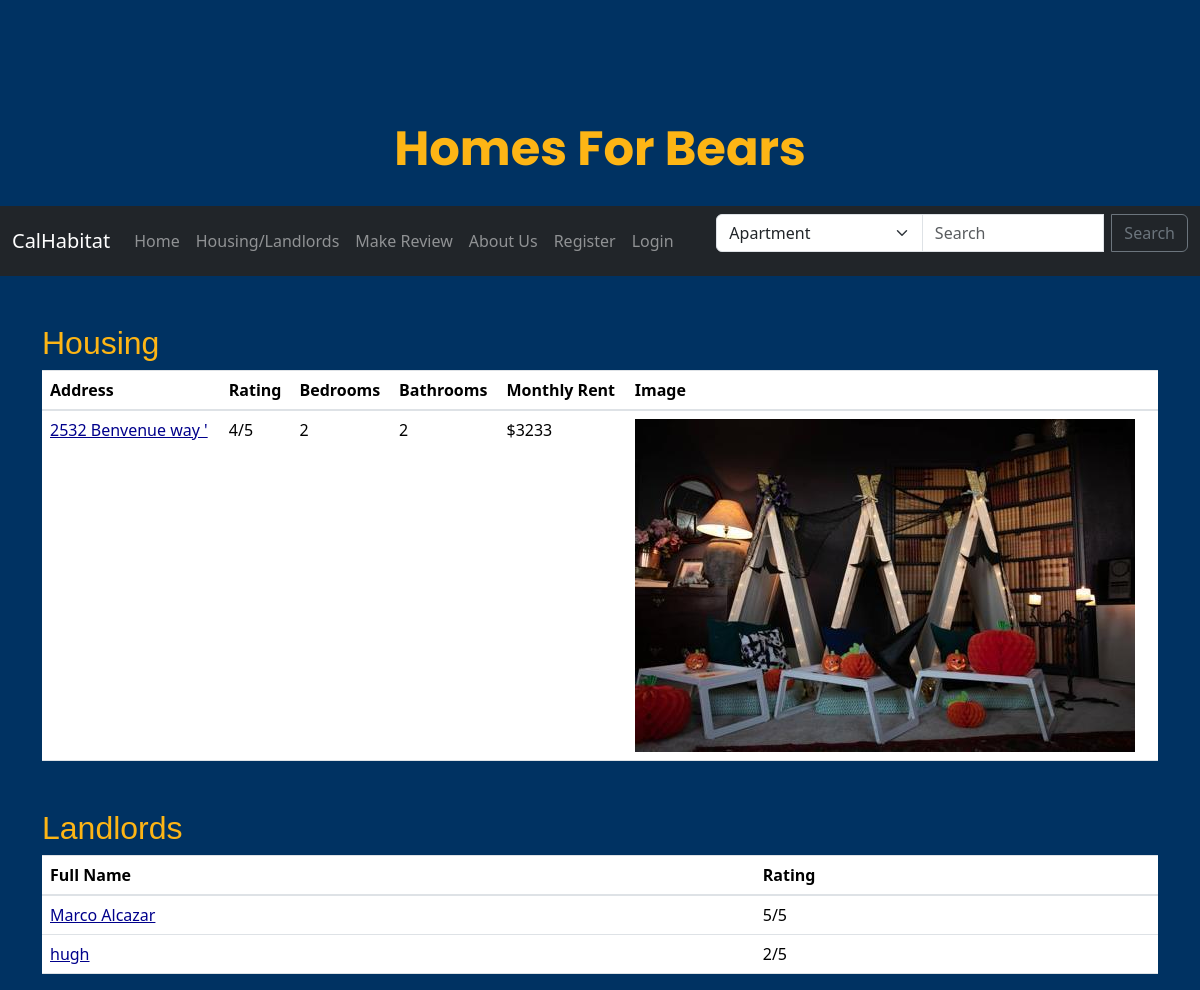
Page /apartmentss/ on the earlier database version.
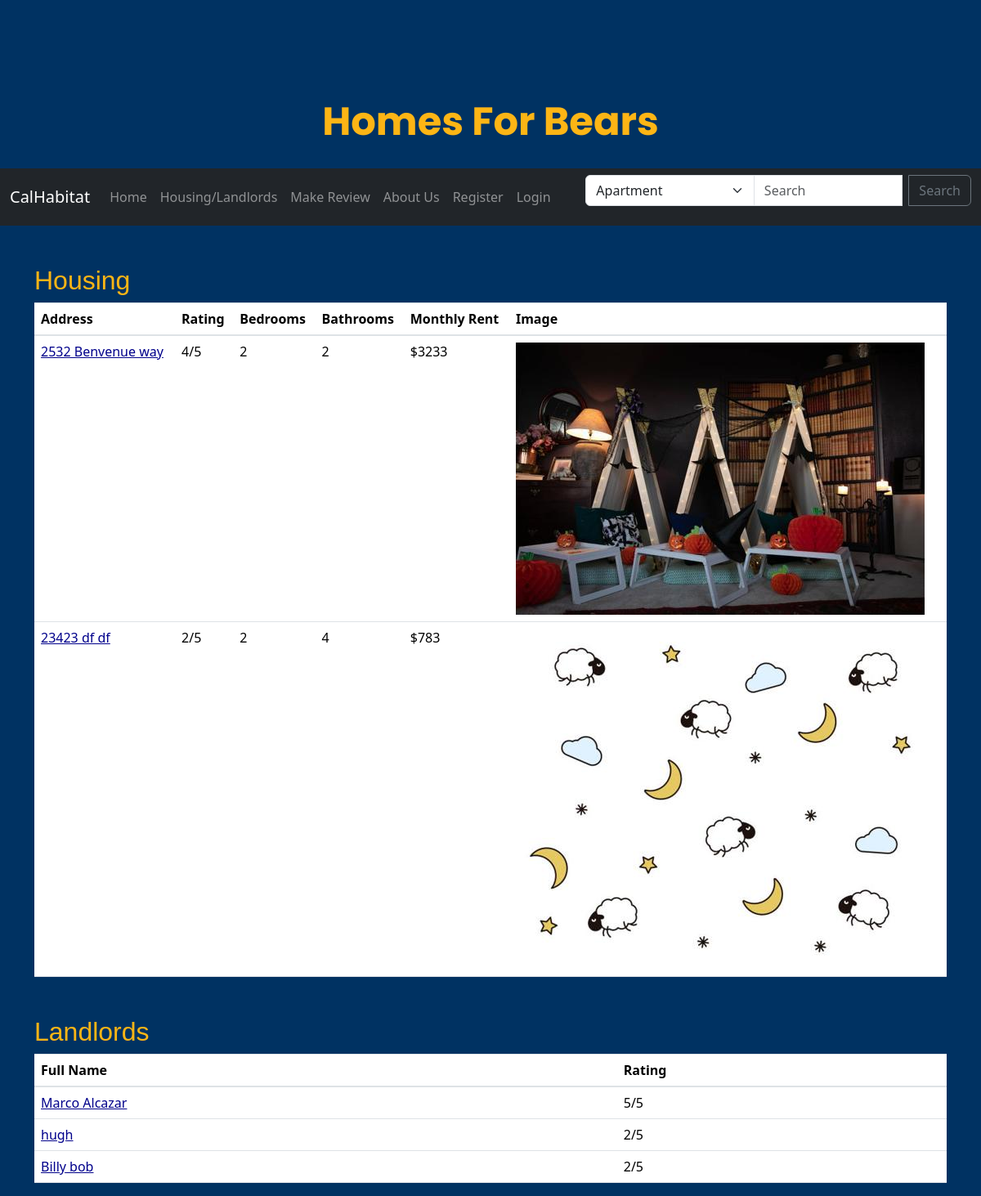
Same page on the later database version.
### myapp/models.py (models this page shows, shortened)
class Housing(models.Model):
    Address = models.CharField(max_length=50)
    Bedrooms = models.IntegerField(default="", validators=[MinValueValidator(1), MaxValueValidator(25)])
    Bathrooms = models.IntegerField(default="", validators=[MinValueValidator(1), MaxValueValidator(25)])
    Description = models.CharField(max_length=250, default="")
    Rating = models.IntegerField(default="", validators=[MinValueValidator(1), MaxValueValidator(5)])
    Price = models.IntegerField(default="", validators=[MinValueValidator(500), MaxValueValidator(50000)])
    LandLord = models.CharField(max_length=200, default="")
    housing_image = models.ImageField(null=True, blank=True, upload_to="images/")
    housing_image2 = models.ImageField(null=True, blank=True, upload_to="images/")
    housing_image3 = models.ImageField(null=True, blank=True, upload_to="images/")
    housing_image4 = models.ImageField(null=True, blank=True, upload_to="images/")
    housing_image5 = models.ImageField(null=True, blank=True, upload_to="images/")

class Landlord(models.Model):
    FullName= models.CharField(max_length = 60, default = "")
    Rating = models.IntegerField(default = "", validators=[MinValueValidator(1), MaxValueValidator(5)])
    Description = models.CharField(max_length = 250, default = "")

### myapp/views.py (the view)
# urls.py: path("apartmentss/", apartmentss.as_view(), name = "apartmentss"),
class apartmentss(ListView):
    template_name = 'myapp/apartmentss.html'
    model = Housing
    context_object_name = 'apartmentss'
    queryset = Housing.objects.all()
    def get_context_data(self, **kwargs):
        context = super().get_context_data(**kwargs)
        context['Landlords'] = Landlord.objects.all()  # Add queryset for landlords to the context
        return context

### myapp/templates/myapp/apartmentss.html (shortened to what this page needs)
<link rel="stylesheet" href="https://maxcdn.bootstrapcdn.com/bootstrap/4.5.2/css/bootstrap.min.css">
<link href="https://cdn.jsdelivr.net/npm/bootstrap@5.3.2/dist/css/bootstrap.min.css" rel="stylesheet">
{% load static %}
    <center>
    <h1 class='berkeley-gold'>Homes For Bears</h1>
    {% include 'myapp/nav.html' %}
  </center>
<div class="container mt-5">
    <h2 class="custom-heading-color">Housing</h2>
    <table class="table table-hover custom-table-color">
        <thead>
            <tr>
                <th>Address</th>
                <th>Rating</th>
                <th>Bedrooms</th>
                <th>Bathrooms</th>
                <th>Monthly Rent</th>
                <th>Image</th>
            </tr>
        </thead>
        <tbody>
            {% for house in apartmentss %}
            <tr>
                <td>
                    <a href="{% url 'show-house' house.id %}" class="custom-link-color">
                        {{ house.Address }}
                    </a>
                </td>
                <td>{{ house.Rating }}/5</td>
                <td> {{ house.Bedrooms }}</td>
                <td> {{ house.Bathrooms }}</td>
                <td> ${{ house.Price }}</td>
                {% if house.housing_image %}
                <td><img src="{{ house.housing_image.url }}"></td>
                {% endif %}
            </tr>
            {% endfor %}
        </tbody>
    </table>
</div>
<div class="container mt-5">
    <h2 class="custom-heading-color">Landlords</h2>
    <table class="table table-hover custom-table-color">
        <thead>
            <tr>
                <th>Full Name</th>
                <th>Rating</th>
            </tr>
        </thead>
        <tbody>
            {% for landlord in Landlords %}
            <tr>
                <td>
                    <a href="{% url 'show-landlord' landlord.id %}" class="custom-link-color">
                        {{ landlord.FullName }}
                    </a>
                </td>
                <td>{{ landlord.Rating }}/5</td>
            </tr>
            {% endfor %}
        </tbody>
    </table>
</div>

### myapp/templates/myapp/nav.html (shortened to what this page needs)
<nav class="navbar navbar-expand-lg navbar-dark bg-dark">
  <div class="container-fluid">
    <a class="navbar-brand" href="#">CalHabitat</a>
    <div class="collapse navbar-collapse" id="navbarSupportedContent">
      <ul class="navbar-nav me-auto mb-2 mb-lg-0">
        <a class="nav-link" href="{% url 'index' %}">Home</a>
        <a class="nav-link" href="{% url 'apartmentss' %}">Housing/Landlords</a>
        <a class="nav-link" href="{% url 'Landlord_create' %}">Make Review</a>
        <a class="nav-link" href="https://www.calhabitat.org/">About Us</a>
        {% if user.is_authenticated %}
          <a class="nav-link" href="{% url 'edit_profile' %}">Edit Profile</a>
          <a class="nav-link" href="{% url 'logout' %}">Logout</a>
        {% else %}
          <a class="nav-link" href="{% url 'register_user' %}">Register</a>
          <a class="nav-link" href="{% url 'login' %}">Login</a>
        {% endif %}
      </ul>
      <form class="d-flex ms-auto" id="searchForm" method="POST">
        <div class="input-group">
          <select class="form-select" name="search-type" id="searchType">
            <option value="apartment">Apartment</option>
          </select>
          <input class="form-control me-2" type="search" placeholder="Search" aria-label="Search" name="searched">
          <button class="btn btn-outline-secondary" type="submit">Search</button>
        </div>
      </form>
    </div>
  </div>
</nav>

### myapp/templates/myapp/apartmentss.html (style rules this page uses)
.custom-table-color { background-color: #FDB515; }
.custom-link-color { color: #00008b; }
.custom-heading-color { color: #FDB515; font-family: 'Montserrat', sans-serif; }
h1 { font-family: 'Poppins', sans-serif; font-size: 48px; font-weight: 700; text-align: center; margin-top: 100px; background-color: #003262; color: #FDB515; padding: 20px; }
.berkeley-gold { color: #FDB515; }

Differences in the rows shown:
changed Housing: Address "2532 Benvenue way '" → "2532 Benvenue way"
added Housing: Address "23423 df df", Rating "2", Bedrooms "2", Bathrooms "4", Price "783", housing_image (picture)
added Landlord: FullName "Billy bob", Rating "2"
